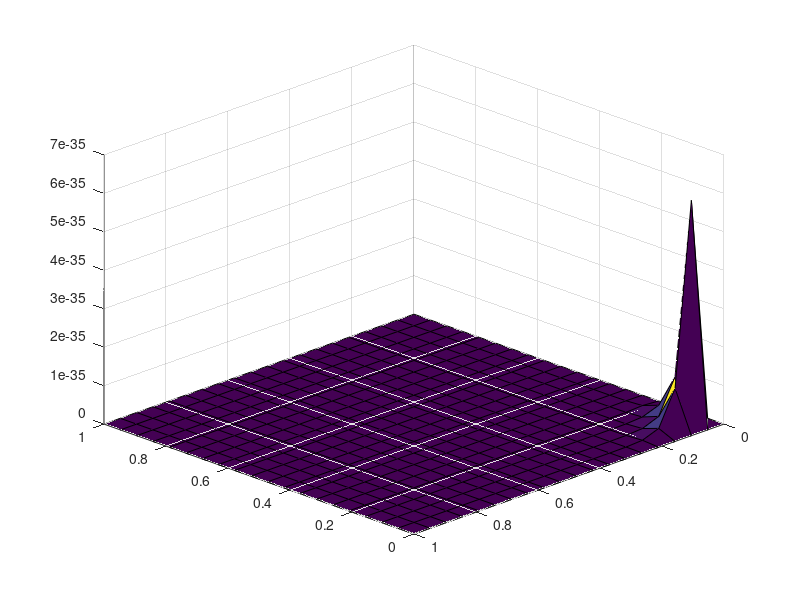

Source code (MATLAB):
clear all;

%This script attemts to find the solution of the transport equation in two
%dimensions with part 4 initial conditions.
mu = 0.1;
%mu = dx/dt;

tend = 0.2;
J = 20;

%x in [0,1].
dx = 1/J;
%y in [0,1];
dy = 1/J;
% mu = dt/dx^2;
dt = mu*dx^2;

steps = ceil(tend/dt);

[x,y] = meshgrid(linspace(0,1,J));

%the boundary conditions are zero (of homogeneous diriclet type).
%the initial solution is u0(x,y) = sin(pi x) sin(pi y).
U = 15*(x - x^2).*(y-y^2).*exp(-50 *((x - 0.5)^2 + (y - 0.5)^2 ));
U1 = zeros(J);
U2 = zeros(J);

for t = 1:(tend/dt)
    U1 = zeros(J);
    U2 = zeros(J);
    elements = 2:J-1;  
    for i = 1:1:J
        %compute the columns where x is const.
        U1(elements,i) = mu*U(elements+1,i); 
        %compute the columns where y is const.
        U2(i,elements) = mu*U(i,elements+1);
    end
    Unew = (1 - 2*mu) .* U + U1 + U2;
    U = Unew;
    surf(x,y,U);
    view(180+45,30)
    M(t)= getframe;
end

%movie(M);
%movie2avi(M,'transport2.avi','quality',100)
